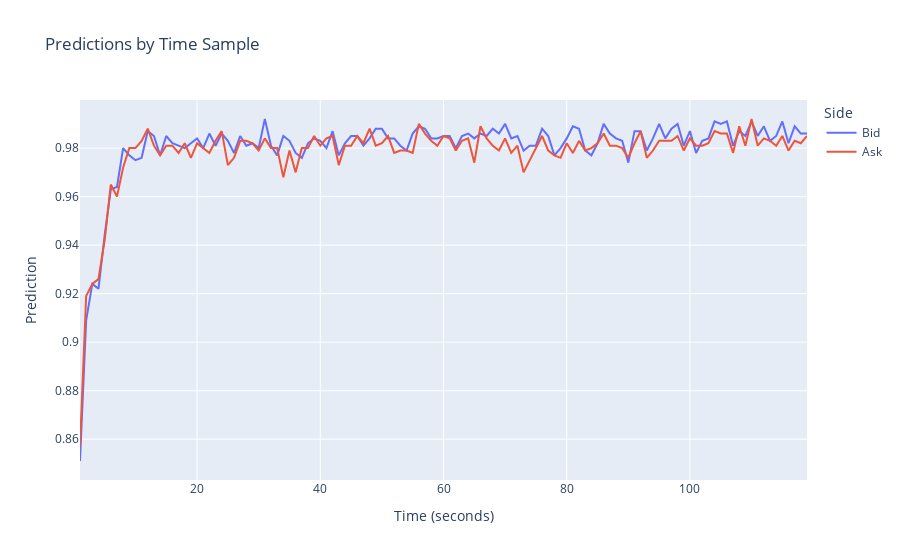

Notebook code for this chart:
### Code cell
# Calculate many predictions for a given time sample

def calculate_predictions(attempts, time_sample):
    bids_predictions = 0
    asks_predictions = 0

    for _ in range(attempts):
        time_start = randint(0, sample_size-time_sample-1)
        time_end = time_start + time_sample

        (bid_prediction, ask_prediction) = calculate_prediction(time_start, time_end)

        bids_predictions += bid_prediction
        asks_predictions += ask_prediction
    
    return (bids_predictions/attempts, asks_predictions/attempts)

def plot_predictions_by_time_sample(attempts, time_samples):
    bids_predictions = []
    asks_predictions = []

    for time_sample in time_samples:
        (bid_prediction, ask_prediction) = calculate_predictions(attempts, time_sample)
        bids_predictions.append(bid_prediction)
        asks_predictions.append(ask_prediction)
    
    time = time_samples + time_samples
    predictions = bids_predictions + asks_predictions
    sides = ['Bid' for bid in bids_predictions] + ['Ask' for ask in asks_predictions]

    d = { 'time': time, 'prediction': predictions, 'side': sides }

    df = pd.DataFrame(data=d)

    fig = px.line(df, x='time', y='prediction', color='side', title='Predictions by Time Sample', labels = 
        {
        'time':'Time (seconds)', 'prediction':'Prediction', 'side': 'Side'
        })

    fig.show()

attempts = 1000
time_samples = [t for t in range(1, 120)]

plot_predictions_by_time_sample(attempts, time_samples)

### Figure 1 — Plotly figure (JSON) as saved in the notebook; plotly's stock layout.template omitted (floating-point values rounded to 4 significant figures)
{"data": [{"hovertemplate": "Side=Bid<br>Time (seconds)=%{x}<br>Prediction=%{y}<extra></extra>", "legendgroup": "Bid", "line": {"color": "#636efa", "dash": "solid"}, "marker": {"symbol": "circle"}, "mode": "lines", "name": "Bid", "orientation": "v", "showlegend": true, "type": "scatter", "x": [1, 2, 3, 4, 5, 6, 7, 8, 9, 10, 11, 12, 13, 14, 15, 16, 17, 18, 19, 20, 21, 22, 23, 24, 25, 26, 27, 28, 29, 30, 31, 32, 33, 34, 35, 36, 37, 38, 39, 40, 41, 42, 43, 44, 45, 46, 47, 48, 49, 50, 51, 52, 53, 54, 55, 56, 57, 58, 59, 60, 61, 62, 63, 64, 65, 66, 67, 68, 69, 70, 71, 72, 73, 74, 75, 76, 77, 78, 79, 80, 81, 82, 83, 84, 85, 86, 87, 88, 89, 90, 91, 92, 93, 94, 95, 96, 97, 98, 99, 100, 101, 102, 103, 104, 105, 106, 107, 108, 109, 110, 111, 112, 113, 114, 115, 116, 117, 118, 119], "xaxis": "x", "y": [0.851, 0.909, 0.924, 0.922, 0.944, 0.963, 0.964, 0.98, 0.977, 0.975, 0.976, 0.987, 0.985, 0.977, 0.985, 0.982, 0.981, 0.98, 0.982, 0.984, 0.98, 0.986, 0.981, 0.986, 0.983, 0.978, 0.985, 0.981, 0.982, 0.98, 0.992, 0.981, 0.977, 0.985, 0.983, 0.978, 0.976, 0.982, 0.984, 0.983, 0.98, 0.987, 0.977, 0.982, 0.985, 0.985, 0.981, 0.984, 0.988, 0.988, 0.984, 0.984, 0.981, 0.979, 0.986, 0.989, 0.988, 0.984, 0.984, 0.985, 0.985, 0.98, 0.985, 0.986, 0.984, 0.986, 0.985, 0.988, 0.986, 0.99, 0.984, 0.985, 0.979, 0.981, 0.981, 0.988, 0.985, 0.977, 0.98, 0.984, 0.989, 0.988, 0.979, 0.977, 0.982, 0.99, 0.986, 0.984, 0.983, 0.974, 0.987, 0.987, 0.979, 0.984, 0.99, 0.984, 0.988, 0.99, 0.981, 0.987, 0.978, 0.983, 0.984, 0.991, 0.99, 0.991, 0.981, 0.987, 0.985, 0.991, 0.985, 0.989, 0.983, 0.985, 0.991, 0.982, 0.989, 0.986, 0.986], "yaxis": "y"}, {"hovertemplate": "Side=Ask<br>Time (seconds)=%{x}<br>Prediction=%{y}<extra></extra>", "legendgroup": "Ask", "line": {"color": "#EF553B", "dash": "solid"}, "marker": {"symbol": "circle"}, "mode": "lines", "name": "Ask", "orientation": "v", "showlegend": true, "type": "scatter", "x": [1, 2, 3, 4, 5, 6, 7, 8, 9, 10, 11, 12, 13, 14, 15, 16, 17, 18, 19, 20, 21, 22, 23, 24, 25, 26, 27, 28, 29, 30, 31, 32, 33, 34, 35, 36, 37, 38, 39, 40, 41, 42, 43, 44, 45, 46, 47, 48, 49, 50, 51, 52, 53, 54, 55, 56, 57, 58, 59, 60, 61, 62, 63, 64, 65, 66, 67, 68, 69, 70, 71, 72, 73, 74, 75, 76, 77, 78, 79, 80, 81, 82, 83, 84, 85, 86, 87, 88, 89, 90, 91, 92, 93, 94, 95, 96, 97, 98, 99, 100, 101, 102, 103, 104, 105, 106, 107, 108, 109, 110, 111, 112, 113, 114, 115, 116, 117, 118, 119], "xaxis": "x", "y": [0.857, 0.919, 0.924, 0.926, 0.942, 0.965, 0.96, 0.972, 0.98, 0.98, 0.983, 0.988, 0.981, 0.977, 0.981, 0.981, 0.978, 0.982, 0.976, 0.982, 0.98, 0.978, 0.983, 0.987, 0.973, 0.976, 0.983, 0.983, 0.982, 0.979, 0.984, 0.98, 0.98, 0.968, 0.979, 0.97, 0.98, 0.98, 0.985, 0.981, 0.984, 0.985, 0.973, 0.981, 0.981, 0.985, 0.982, 0.988, 0.981, 0.982, 0.985, 0.978, 0.979, 0.979, 0.978, 0.99, 0.986, 0.983, 0.981, 0.985, 0.984, 0.979, 0.983, 0.984, 0.974, 0.989, 0.984, 0.981, 0.979, 0.984, 0.978, 0.981, 0.97, 0.975, 0.98, 0.985, 0.979, 0.977, 0.976, 0.982, 0.978, 0.983, 0.979, 0.98, 0.982, 0.986, 0.981, 0.981, 0.98, 0.976, 0.982, 0.987, 0.976, 0.979, 0.983, 0.983, 0.983, 0.985, 0.979, 0.984, 0.981, 0.981, 0.982, 0.987, 0.986, 0.986, 0.978, 0.989, 0.981, 0.992, 0.981, 0.984, 0.983, 0.981, 0.985, 0.979, 0.983, 0.982, 0.985], "yaxis": "y"}], "layout": {"legend": {"title": {"text": "Side"}, "tracegroupgap": 0}, "title": {"text": "Predictions by Time Sample"}, "xaxis": {"anchor": "y", "domain": [0, 1], "title": {"text": "Time (seconds)"}}, "yaxis": {"anchor": "x", "domain": [0, 1], "title": {"text": "Prediction"}}}}
